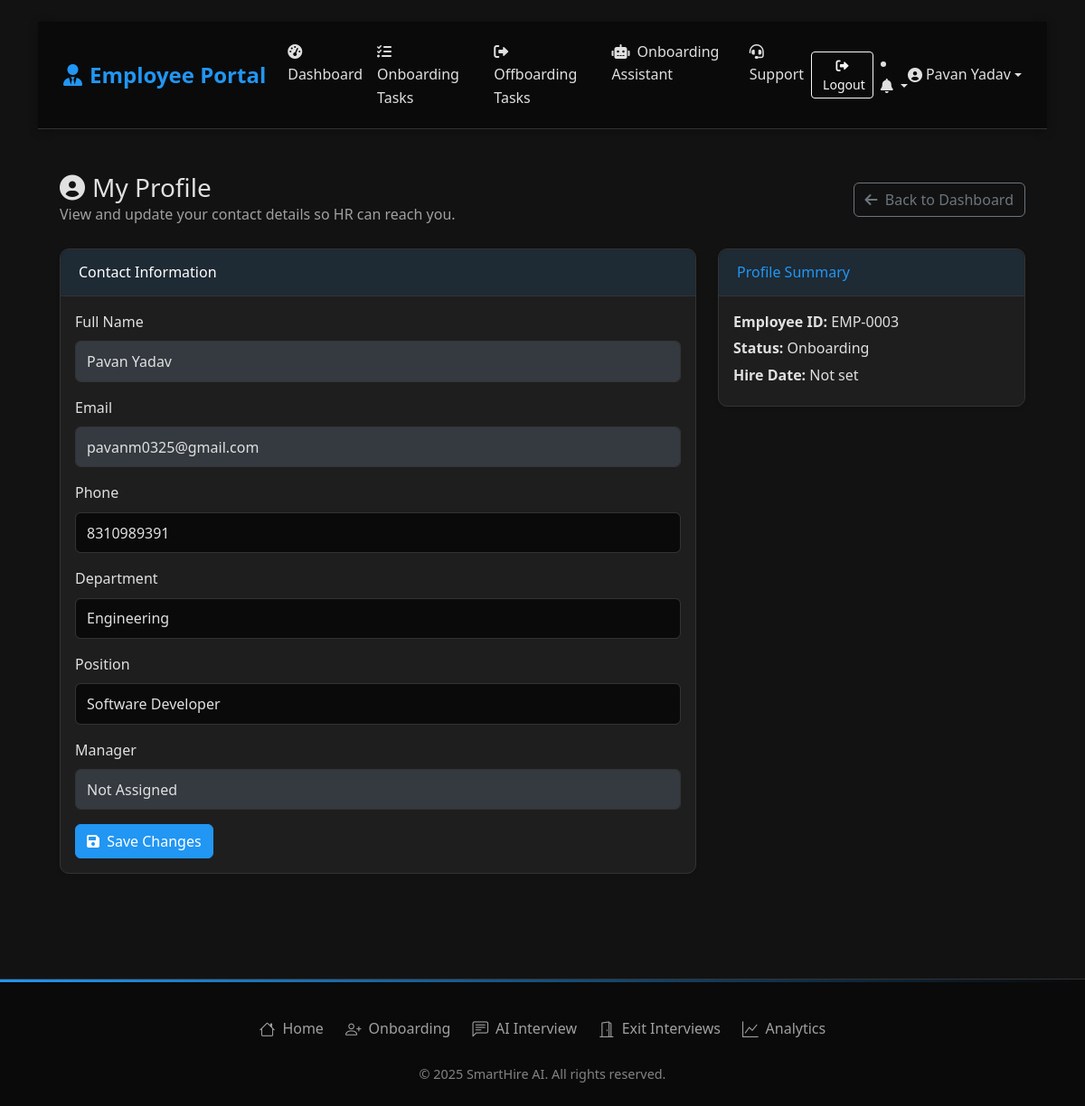
The page /employee/profile (signed in) on the database as committed earlier.
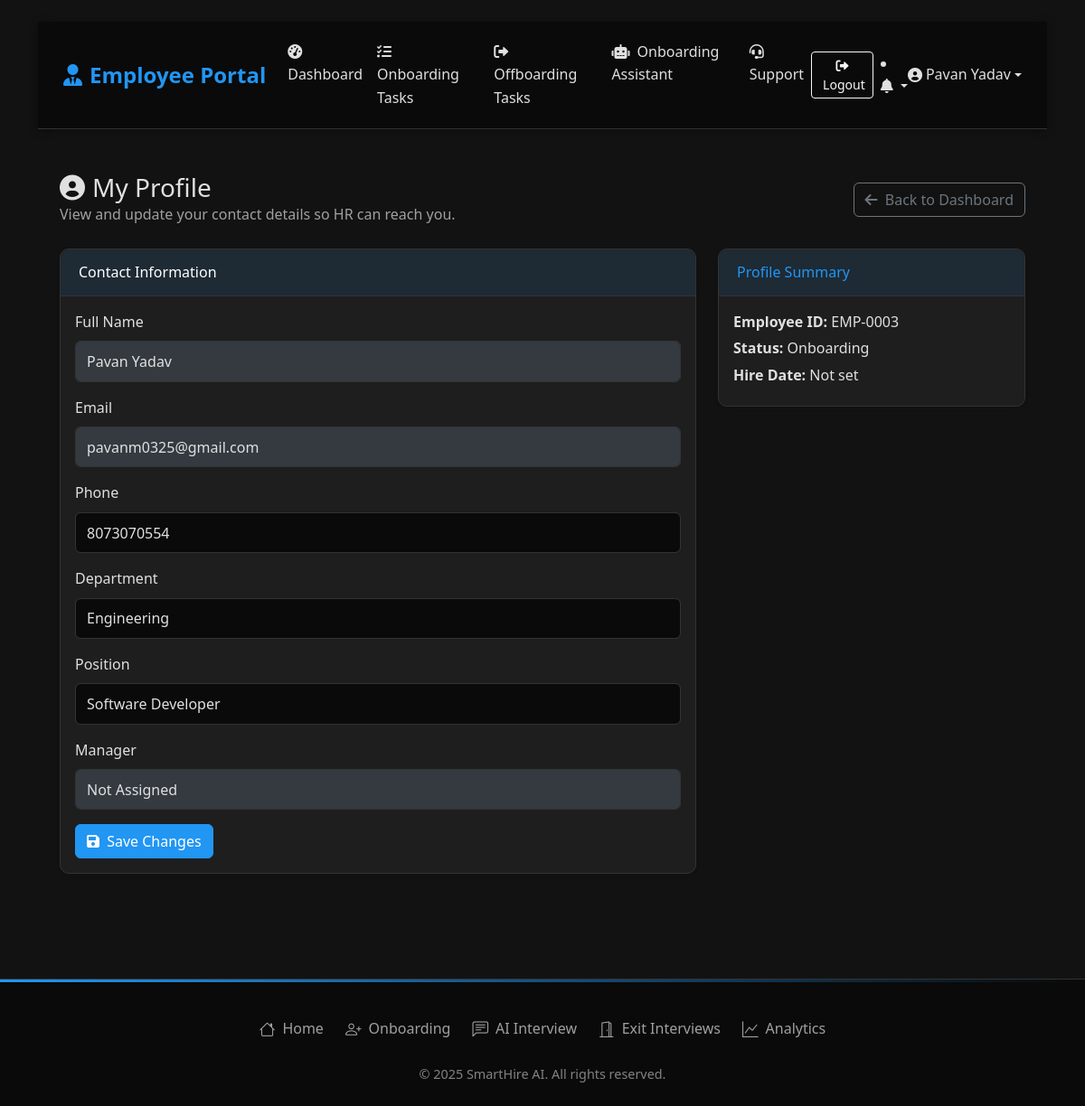
The same page on the database as committed later.
### app.py (models this page shows, shortened)
class User(db.Model):
    id = db.Column(db.Integer, primary_key=True)
    username = db.Column(db.String(80), unique=True, nullable=False)
    email = db.Column(db.String(120), unique=True, nullable=False)
    password = db.Column(db.String(255), nullable=False)
    full_name = db.Column(db.String(100), nullable=False)
    phone = db.Column(db.String(20), nullable=False)
    role = db.Column(db.String(20), nullable=False)
    department = db.Column(db.String(50), nullable=True)
    created_at = db.Column(db.DateTime, default=datetime.utcnow)
    last_login = db.Column(db.DateTime, nullable=True)
    is_active = db.Column(db.Boolean, default=True)
    status = db.Column(db.String(20), default='Active')
    hire_date = db.Column(db.Date, nullable=True)
    position = db.Column(db.String(100), nullable=True)
    manager_id = db.Column(db.Integer, db.ForeignKey('user.id'), nullable=True)
    employee_id = db.Column(db.String(20), nullable=True)
    exit_date = db.Column(db.Date, nullable=True)
    reset_token = db.Column(db.String(255), nullable=True)
    reset_token_expires = db.Column(db.DateTime, nullable=True)
    manager = db.relationship('User', remote_side=[id], backref=db.backref('direct_reports', lazy=True))
    onboarding_checklist = db.relationship('OnboardingChecklist',
                                         foreign_keys='OnboardingChecklist.employee_id',
                                         backref=db.backref('employee_ref', uselist=False),
                                         uselist=False,
                                         lazy=True)
    assigned_checklists = db.relationship('OnboardingChecklist',
                                        foreign_keys='OnboardingChecklist.assigned_hr_id',
                                        backref='hr_personnel',
                                        lazy=True)

### app.py (the view, shortened to what this page needs)
@app.route('/employee/profile', methods=['GET', 'POST'])
@login_required('employee')
def employee_profile():
    user = User.query.get(session['user_id'])
    return render_template('employee_profile.html', user=user, current_user=user)

### app.py (called while the page is built)
@app.context_processor
def inject_datetime():
    return {'timedelta': timedelta}

def login_required(role=None):
    def decorator(f):
        @wraps(f)
        def decorated_function(*args, **kwargs):
            if 'user_id' not in session or 'role' not in session:
                return redirect(url_for('index'))
            if role:
                allowed_roles = role if isinstance(role, list) else [role]
                if session.get('role') not in allowed_roles:
                    flash('You do not have permission to access this page.', 'danger')
                    if session.get('role') == 'candidate':
                        return redirect(url_for('login', role='candidate'))
                    return redirect(url_for(session.get('role', 'index') + '_dashboard'))
            return f(*args, **kwargs)
        return decorated_function
    return decorator

### templates/employee_profile.html (shortened to what this page needs)
{% extends "employee_base.html" %}
{% block page_content %}
<div class="container-fluid py-4">
    <div class="row mb-4">
        <div class="col-12 d-flex justify-content-between align-items-center">
            <div>
                <h1 class="h3 mb-0"><i class="fas fa-user-circle me-2"></i>My Profile</h1>
                <p class="text-muted mb-0">View and update your contact details so HR can reach you.</p>
            </div>
            <a href="{{ url_for('employee_dashboard') }}" class="btn btn-outline-secondary">
                <i class="fas fa-arrow-left me-1"></i> Back to Dashboard
            </a>
        </div>
    </div>
    <div class="row">
        <div class="col-lg-8 mb-4">
            <div class="card shadow-sm">
                <div class="card-header bg-primary text-white">
                    <h6 class="mb-0">Contact Information</h6>
                </div>
                <div class="card-body">
                    <form method="post">
                        <div class="mb-3">
                            <label class="form-label">Full Name</label>
                            <input type="text" class="form-control" value="{{ user.full_name }}" disabled>
                        </div>
                        <div class="mb-3">
                            <label class="form-label">Email</label>
                            <input type="email" class="form-control" value="{{ user.email }}" disabled>
                        </div>
                        <div class="mb-3">
                            <label class="form-label">Phone</label>
                            <input type="text" name="phone" class="form-control" value="{{ user.phone }}" required>
                        </div>
                        <div class="mb-3">
                            <label class="form-label">Department</label>
                            <input type="text" name="department" class="form-control" value="{{ user.department or '' }}">
                        </div>
                        <div class="mb-3">
                            <label class="form-label">Position</label>
                            <input type="text" name="position" class="form-control" value="{{ user.position or '' }}">
                        </div>
                        <div class="mb-3">
                            <label class="form-label">Manager</label>
                            <input type="text" class="form-control" value="{{ user.manager.full_name if user.manager else 'Not Assigned' }}" disabled>
                        </div>
                        <button type="submit" class="btn btn-primary">
                            <i class="fas fa-save me-1"></i> Save Changes
                        </button>
                    </form>
                </div>
            </div>
        </div>
        <div class="col-lg-4 mb-4">
            <div class="card shadow-sm mb-4">
                <div class="card-header">
                    <h6 class="mb-0">Profile Summary</h6>
                </div>
                <div class="card-body">
                    <p class="mb-1"><strong>Employee ID:</strong> {{ user.employee_id or ('EMP-' ~ '%04d'|format(user.id)) }}</p>
                    <p class="mb-1"><strong>Status:</strong> {{ user.status or 'Active' }}</p>
                    <p class="mb-1"><strong>Hire Date:</strong> {{ user.hire_date.strftime('%B %d, %Y') if user.hire_date else 'Not set' }}</p>
                </div>
            </div>
        </div>
    </div>
</div>
{% endblock %}

### templates/employee_base.html (shortened to what this page needs)
{% extends "base.html" %}
{% block content %}
<nav class="navbar navbar-expand-lg navbar-dark" style="background-color: #4e73df;">
    <div class="container-fluid">
        <a class="navbar-brand" href="{{ url_for('employee_dashboard') }}">
            <i class="fas fa-user-tie me-2"></i>Employee Portal
        </a>
        <div class="collapse navbar-collapse" id="employeeNavbar">
            <ul class="navbar-nav me-auto mb-2 mb-lg-0">
                <li class="nav-item">
                    <a class="nav-link {% if request.endpoint == 'employee_dashboard' %}active{% endif %}"
                       href="{{ url_for('employee_dashboard') }}">
                        <i class="fas fa-tachometer-alt me-1"></i> Dashboard
                    </a>
                </li>
                <li class="nav-item">
                    <a class="nav-link {% if request.endpoint == 'onboarding_tasks' %}active{% endif %}"
                       href="{{ url_for('onboarding_tasks') }}">
                        <i class="fas fa-tasks me-1"></i> Onboarding Tasks
                    </a>
                </li>
                <li class="nav-item">
                    <a class="nav-link {% if request.endpoint == 'offboarding_tasks' %}active{% endif %}"
                       href="{{ url_for('offboarding_tasks') }}">
                        <i class="fas fa-sign-out-alt me-1"></i> Offboarding Tasks
                    </a>
                </li>
                <li class="nav-item">
                    <a class="nav-link {% if request.endpoint == 'onboarding_assistant' %}active{% endif %}"
                       href="{{ url_for('onboarding_assistant') }}">
                        <i class="fas fa-robot me-1"></i> Onboarding Assistant
                    </a>
                </li>
                <li class="nav-item">
                    <a class="nav-link {% if request.endpoint == 'support' %}active{% endif %}"
                       href="{{ url_for('support') }}">
                        <i class="fas fa-headset me-1"></i> Support
                    </a>
                </li>
            </ul>
            <div class="d-flex align-items-center ms-auto">
                <a href="{{ url_for('logout') }}" class="btn btn-outline-light btn-sm me-2" title="Logout">
                    <i class="fas fa-sign-out-alt"></i>
                    <span class="d-none d-md-inline ms-1">Logout</span>
                </a>
                <li class="nav-item dropdown">
                    <a class="nav-link dropdown-toggle" href="#" id="notificationDropdown" role="button" data-bs-toggle="dropdown" aria-expanded="false">
                        <i class="fas fa-bell"></i>
                    </a>
                </li>
                <div class="dropdown">
                    <a class="nav-link dropdown-toggle d-flex align-items-center" href="#" id="userDropdown"
                       role="button" data-bs-toggle="dropdown" aria-expanded="false">
                        <i class="fas fa-user-circle me-1"></i>
                        <span class="d-none d-lg-inline">{{ session.get('username', 'Employee') }}</span>
                    </a>
                </div>
            </div>
        </div>
    </div>
</nav>
<div class="container-fluid py-4">
    {% block page_content %}{% endblock %}
</div>
<div id="toastContainer" class="position-fixed top-0 end-0 p-3" style="z-index: 9999;"></div>
{% endblock %}

Rows that differ between the two databases and show on the page:
changed User "Pavan Yadav": phone "8310989391" → "8073070554"
